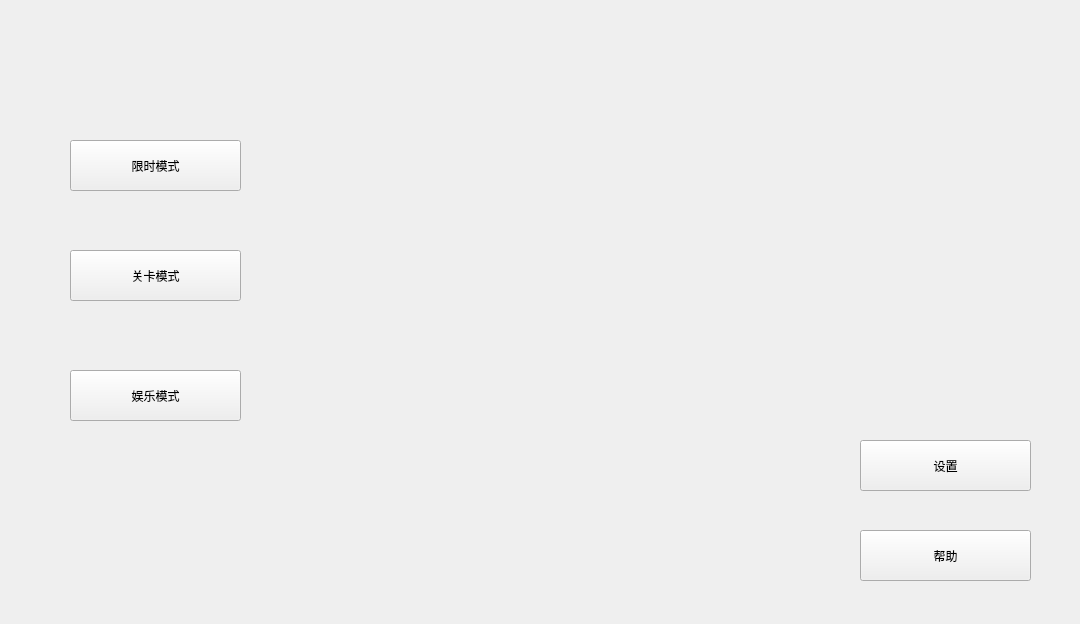
<?xml version="1.0" encoding="UTF-8"?>
<ui version="4.0">
 <class>index</class>
 <widget class="QWidget" name="index">
  <property name="geometry">
   <rect>
    <x>0</x>
    <y>0</y>
    <width>1080</width>
    <height>624</height>
   </rect>
  </property>
  <property name="windowTitle">
   <string>Form</string>
  </property>
  <property name="styleSheet">
   <string notr="true"/>
  </property>
  <widget class="QPushButton" name="timeModern">
   <property name="geometry">
    <rect>
     <x>70</x>
     <y>140</y>
     <width>171</width>
     <height>51</height>
    </rect>
   </property>
   <property name="styleSheet">
    <string notr="true">background-image:url(:/new/prefix1/img/white.png);</string>
   </property>
   <property name="text">
    <string>限时模式</string>
   </property>
  </widget>
  <widget class="QPushButton" name="pushButton_2">
   <property name="geometry">
    <rect>
     <x>70</x>
     <y>250</y>
     <width>171</width>
     <height>51</height>
    </rect>
   </property>
   <property name="styleSheet">
    <string notr="true">background-image:url(:/new/prefix1/img/white.png);</string>
   </property>
   <property name="text">
    <string>关卡模式</string>
   </property>
  </widget>
  <widget class="QPushButton" name="pushButton_3">
   <property name="geometry">
    <rect>
     <x>70</x>
     <y>370</y>
     <width>171</width>
     <height>51</height>
    </rect>
   </property>
   <property name="styleSheet">
    <string notr="true">background-image:url(:/new/prefix1/img/white.png);</string>
   </property>
   <property name="text">
    <string>娱乐模式</string>
   </property>
  </widget>
  <widget class="QPushButton" name="pushButton_4">
   <property name="geometry">
    <rect>
     <x>860</x>
     <y>530</y>
     <width>171</width>
     <height>51</height>
    </rect>
   </property>
   <property name="styleSheet">
    <string notr="true">background-image:url(:/new/prefix1/img/white.png);</string>
   </property>
   <property name="text">
    <string>帮助</string>
   </property>
  </widget>
  <widget class="QPushButton" name="pushButton_5">
   <property name="geometry">
    <rect>
     <x>860</x>
     <y>440</y>
     <width>171</width>
     <height>51</height>
    </rect>
   </property>
   <property name="styleSheet">
    <string notr="true">background-image:url(:/new/prefix1/img/white.png);</string>
   </property>
   <property name="text">
    <string>设置</string>
   </property>
  </widget>
  <widget class="QFrame" name="frame">
   <property name="geometry">
    <rect>
     <x>-1</x>
     <y>-1</y>
     <width>1091</width>
     <height>631</height>
    </rect>
   </property>
   <property name="styleSheet">
    <string notr="true">background-image: url(:/new/prefix1/img/background.png);</string>
   </property>
   <property name="frameShape">
    <enum>QFrame::StyledPanel</enum>
   </property>
   <property name="frameShadow">
    <enum>QFrame::Raised</enum>
   </property>
  </widget>
  <zorder>frame</zorder>
  <zorder>timeModern</zorder>
  <zorder>pushButton_3</zorder>
  <zorder>pushButton_2</zorder>
  <zorder>pushButton_5</zorder>
  <zorder>pushButton_4</zorder>
 </widget>
 <resources/>
 <connections/>
</ui>
